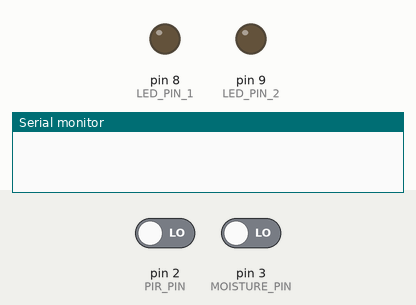
Recording of a sketch running on a simulated Arduino Uno, built with avr-gcc and run on an emulated ATmega328P. Parts: output pins drawn as LEDs (lit = HIGH), the last lines printed to the serial monitor. The inputs (shaded band) are chosen by the test bench; at power-on: pin 2 (PIR_PIN) LOW, pin 3 (MOISTURE_PIN) LOW.

Above: at 1.2 s.
1.3 s: pin 2 (PIR_PIN) driven HIGH
At 1.6 s:
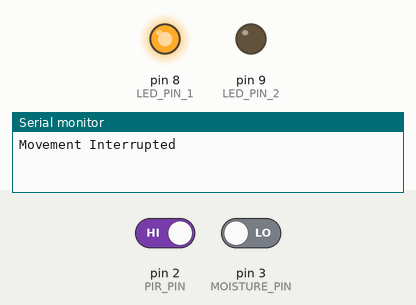
2.8 s: pin 3 (MOISTURE_PIN) driven HIGH
At 3.9 s:
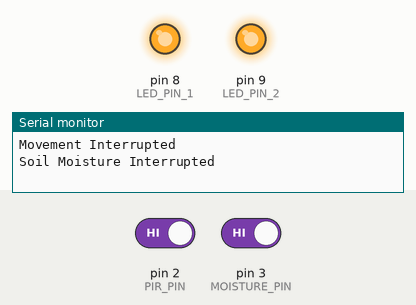
4.3 s: pin 2 (PIR_PIN) driven LOW
At 5.1 s:
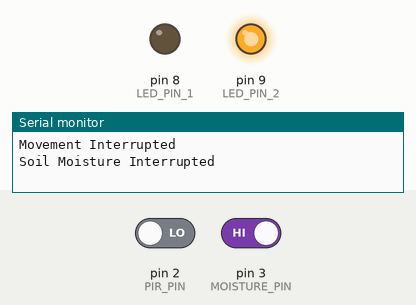
5.8 s: pin 3 (MOISTURE_PIN) driven LOW
At 6.2 s:
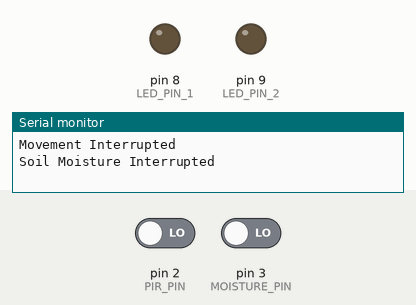
Timing chart, 0 to 8.3 s (numbered marks = the images above; inputs shaded):
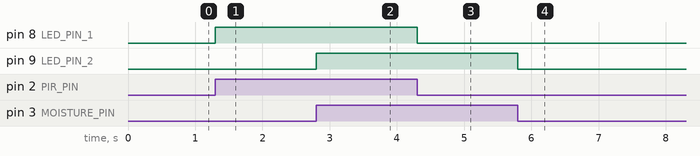

The sketch:

task1_2c__module_1_.ino
```cpp
const int PIR_PIN = 2; // Pin 2 is set to PIR
const int MOISTURE_PIN = 3; // Pin 3 is set to get input from Soil Moisture Sensor

const int LED_PIN_1 = 8; // Pin 8 set to output LED 1
const int LED_PIN_2 = 9; // Pin 9 set to output LED 2

volatile int motionDetected = 0; // set to 0 if no motion and set to 1 if motion detected
volatile int moistureDetected = 0; // To know if any moisture is detected throught the sensor

void setup()
{
    pinMode(PIR_PIN, INPUT);
    pinMode(MOISTURE_PIN, INPUT);
    pinMode(LED_PIN_1, OUTPUT);
    pinMode(LED_PIN_2, OUTPUT);

    attachInterrupt(digitalPinToInterrupt(PIR_PIN), motion, CHANGE); // Attaching the interrupt to the PIR sensor
    attachInterrupt(digitalPinToInterrupt(MOISTURE_PIN), soilMoisture, CHANGE); // Attaching the interrupt to Soil moisture

    Serial.begin(9600);
}

void loop()
{

}

void motion()
{
    motionDetected = digitalRead(PIR_PIN);
    if (motionDetected == 1)        // Motion Detected
    {
        digitalWrite(LED_PIN_1, HIGH);
        Serial.println("Movement Interrupted");
    }
    else            // Motion not Detected
    {
        digitalWrite(LED_PIN_1, LOW);
    }
}

void soilMoisture()
{
    moistureDetected = digitalRead(MOISTURE_PIN);
    if (moistureDetected != 0)      // If moisture is detected and value of moistureDetected is changed
    {
        digitalWrite(LED_PIN_2, HIGH);
        Serial.println("Soil Moisture Interrupted");
    }
    else            // If moisture is not detected
    {
        digitalWrite(LED_PIN_2, LOW);
    }
}
```

Measured:
- after the input at 1.3 s, pin 8 (LED_PIN_1): LOW → HIGH at once
- after the input at 2.8 s, pin 9 (LED_PIN_2): LOW → HIGH at once
- after the input at 4.3 s, pin 8 (LED_PIN_1): HIGH → LOW at once
- after the input at 5.8 s, pin 9 (LED_PIN_2): HIGH → LOW at once
